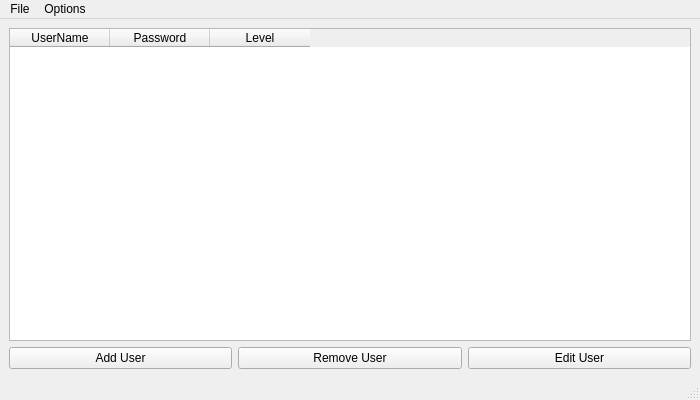
<?xml version="1.0" encoding="UTF-8"?>
<ui version="4.0">
 <class>UserList</class>
 <widget class="QMainWindow" name="UserList">
  <property name="geometry">
   <rect>
    <x>0</x>
    <y>0</y>
    <width>700</width>
    <height>400</height>
   </rect>
  </property>
  <property name="windowTitle">
   <string>MainWindow</string>
  </property>
  <widget class="QWidget" name="centralwidget">
   <layout class="QVBoxLayout" name="verticalLayout_2">
    <item>
     <layout class="QVBoxLayout" name="verticalLayout">
      <item>
       <widget class="QTableWidget" name="tableUser">
        <property name="enabled">
         <bool>true</bool>
        </property>
        <property name="rowCount">
         <number>0</number>
        </property>
        <column>
         <property name="text">
          <string>UserName</string>
         </property>
        </column>
        <column>
         <property name="text">
          <string>Password</string>
         </property>
        </column>
        <column>
         <property name="text">
          <string>Level</string>
         </property>
        </column>
       </widget>
      </item>
      <item>
       <layout class="QHBoxLayout" name="horizontalLayout">
        <item>
         <widget class="QPushButton" name="pushAddUser">
          <property name="text">
           <string>Add User</string>
          </property>
         </widget>
        </item>
        <item>
         <widget class="QPushButton" name="pushRemoveUser">
          <property name="text">
           <string>Remove User</string>
          </property>
         </widget>
        </item>
        <item>
         <widget class="QPushButton" name="pushEditUser">
          <property name="text">
           <string>Edit User</string>
          </property>
         </widget>
        </item>
       </layout>
      </item>
     </layout>
    </item>
   </layout>
  </widget>
  <widget class="QMenuBar" name="menubar">
   <property name="geometry">
    <rect>
     <x>0</x>
     <y>0</y>
     <width>700</width>
     <height>22</height>
    </rect>
   </property>
   <widget class="QMenu" name="menuFile">
    <property name="title">
     <string>File</string>
    </property>
    <addaction name="action_it"/>
   </widget>
   <widget class="QMenu" name="menuOptions">
    <property name="title">
     <string>Options</string>
    </property>
   </widget>
   <addaction name="menuFile"/>
   <addaction name="menuOptions"/>
  </widget>
  <widget class="QStatusBar" name="statusbar"/>
  <action name="action_it">
   <property name="text">
    <string>Exit</string>
   </property>
   <property name="shortcut">
    <string>Esc</string>
   </property>
  </action>
 </widget>
 <resources/>
 <connections/>
</ui>
